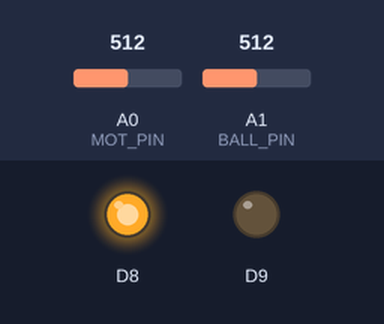
This sketch was run on a simulated Arduino Zero (SAMD21). Shown: output pins drawn as LEDs (lit = HIGH). Inputs (shaded band) come from the test bench; at power-on: A0 (MOT_PIN) = 512, A1 (BALL_PIN) = 512 (analog values on the 0–1023 scale). What the sketch prints to the serial monitor is not drawn.

Above: at 1.5 s.
1.6 s: A0 (MOT_PIN) set to 427
3.1 s: A0 (MOT_PIN) set to 396
At 3.9 s:
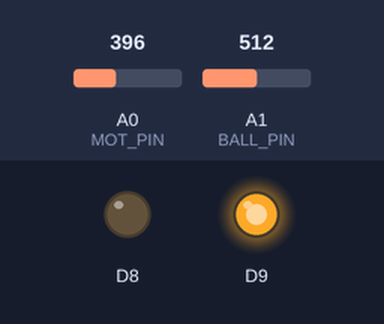
4.6 s: A1 (BALL_PIN) set to 306
At 4.95 s:
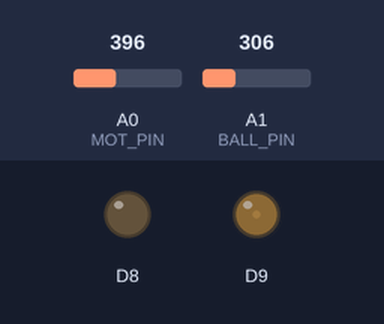
6.6 s: A1 (BALL_PIN) set to 122
9.6 s: A0 (MOT_PIN) set to 306
At 10.0 s:
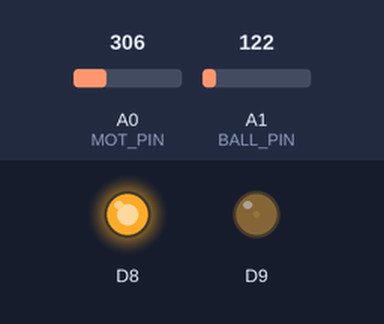
12.6 s: A1 (BALL_PIN) set to 0
At 14.9 s:
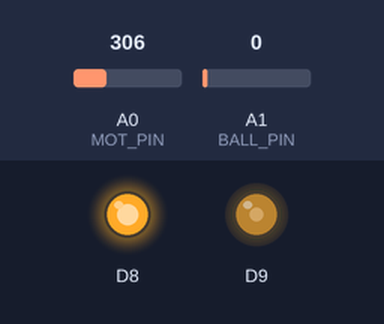
Timing chart, 0 to 31.8 s (numbered marks = the images above; inputs shaded):
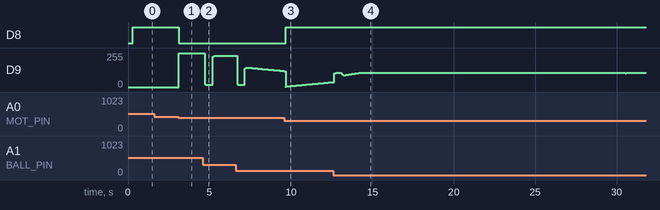

The sketch:

Lab3.ino
```cpp
#include <Arduino.h>
#include "geeWhiz.h"
#include "config.h"
#include "helpers.h"

void setup() {
  analogReadResolution(14);
  Serial.begin(115200);
  delay(300);

  geeWhizBegin();
  setMotorVoltage(0.0f);

  // // wait for MATLAB start byte
  // while (Serial.available() == 0) {}
  // Serial.read();

  set_control_interval_ms(CONTROL_INTERVAL_MS);
}

void loop() {
  // control runs in the timer interrupt
}

void interval_control_code(void) {

  float y_ref = getReference();          // ball reference (m)
  float theta = readGearAngle();         // gear angle (rad)
  float y     = readBallPosition();      // ball position (m)

  // Outer loop: ball position to gear angle reference
  float theta_ref_unsat;
  float theta_ref_sat = runOuterController(y_ref, y, theta_ref_unsat);

  // Inner loop: gear angle to motor voltage
  float V = runController(theta_ref_sat, theta);

  setMotorVoltage(V);
  logData(y_ref, y, theta_ref_unsat, theta_ref_sat, theta, V);
}
```

helpers.h
```cpp
#ifndef HELPERS_H
#define HELPERS_H

#include <Arduino.h>
#include "config.h"

static float saturate(float val, float limit) {
  if (val >  limit) return  limit;
  if (val < -limit) return -limit;
  return val;
}

// Square wave reference (m)
static float getReference() {
  static unsigned long lastSwitch = 0;
  static bool refHigh = false;
  static bool started = false;

  unsigned long now = millis();
  if (!started) {
    lastSwitch = now;
    started = true;
  }
  if (now - lastSwitch >= HALF_PERIOD_MS) {
    refHigh = !refHigh;
    lastSwitch = now;
  }
  return refHigh ? Y_HIGH : Y_LOW;
}

// Filtered gear angle (rad)
static float readGearAngle() {
  static float filteredRaw = 0.0f;
  static bool primed = false;

  int raw = analogRead(MOT_PIN);
  if (!primed) {
    filteredRaw = raw;
    primed = true;
  } else {
    filteredRaw = FILTER_ALPHA * raw + (1.0f - FILTER_ALPHA) * filteredRaw;
  }
  return M_THETA * filteredRaw + OFFSET_THETA;
}

// Filtered ball position (m)
static float readBallPosition() {
  static float filteredRaw = 0.0f;
  static bool primed = false;

  int raw = analogRead(BALL_PIN);
  if (!primed) {
    filteredRaw = raw;
    primed = true;
  } else {
    filteredRaw = FILTER_ALPHA * raw + (1.0f - FILTER_ALPHA) * filteredRaw;
  }
  return M_Y * filteredRaw + OFFSET_Y;
}

// Constant beam angle offset toward the setpoint, off inside the band
static float stictionOffset(float y_ref, double e) {
  float band = (y_ref < 0.175f) ? 0.004f : 0.007f;   // m
  if (fabs(e) <= band) return 0.0f;
  return (e > 0.0) ? -STICTION_BEAM : STICTION_BEAM;
}

// Outer controller D2(z) plus ball stiction offset.
// Returns the saturated gear angle reference.
// theta_ref_unsat is the value before the saturator, offset included.
static float runOuterController(float y_ref, float y, float &theta_ref_unsat) {
  static double e1 = 0.0, e2 = 0.0, e3 = 0.0;   // e[k-1], e[k-2], e[k-3]
  static double u1 = 0.0, u2 = 0.0, u3 = 0.0;   // u[k-1], u[k-2], u[k-3]

  double e = (double)y_ref - (double)y;
  double u = (n3o * e + n2o * e1 + n1o * e2 + n0o * e3
              - m2o * u1 - m1o * u2 - m0o * u3) / m3o;

  e3 = e2;  e2 = e1;  e1 = e;
  u3 = u2;  u2 = u1;  u1 = u;     // offset is not stored here

  float as = stictionOffset(y_ref, e);

  float theta_total = (float)u + as;
  theta_ref_unsat = theta_total;
  return saturate(theta_total, THETA_REF_LIMIT);
}

// Inner controller D1(z), returns motor voltage
static float runController(float theta_ref, float theta) {
  static float e_prev = 0.0f;
  static float u_prev = 0.0f;

  // Motor off outside +/- THETA_LIMIT
  if (theta > THETA_LIMIT || theta < -THETA_LIMIT) {
    return 0.0f;
  }

  float e = theta_ref - theta;
  float u = (n1i * e + n0i * e_prev - m0i * u_prev) / m1i;

  e_prev = e;
  u_prev = u;

  // Add stiction offset (not fed back into the controller)
  float V = u;
  if (u > 0.0f) V += STICTION_CW;
  if (u < 0.0f) V -= STICTION_CCW;
  return V;
}

// Columns: time (us), y_ref, y, theta_ref (unsat), theta_ref (sat), theta, V
static void logData(float y_ref, float y, float theta_ref_unsat,
                    float theta_ref_sat, float theta, float V) {
  static int counter = 0;
  if (++counter < LOG_DECIMATION) return;
  counter = 0;

  Serial.print(micros());           Serial.print(",");
  Serial.print(y_ref, 4);           Serial.print(",");
  Serial.print(y, 4);               Serial.print(",");
  Serial.print(theta_ref_unsat, 4); Serial.print(",");
  Serial.print(theta_ref_sat, 4);   Serial.print(",");
  Serial.print(theta, 4);           Serial.print(",");
  Serial.println(V, 4);
}

#endif
```

config.h
```cpp
#ifndef CONFIG_H
#define CONFIG_H

// Pins
const int MOT_PIN    = A0;   // motor gear angle sensor
const int BALL_PIN   = A1;   // ball position sensor

// Timing
const int   CONTROL_INTERVAL_MS = 1;

// Gear angle: rad = M_THETA * reading + OFFSET_THETA (Lab 1c)
const double M_THETA      = -3.464482414633648e-04f;
const double OFFSET_THETA =  1.489727438292469f;

// Ball position: m = M_Y * reading + OFFSET_Y (Lab 2e)
const double M_Y      =  2.443047606934512e-05f;
const double OFFSET_Y = -0.016192042846546f;

const float FILTER_ALPHA = 0.25f;

// Motor stiction offsets with beam attached (Lab 2d)
const float STICTION_CW  = -0.05f;
const float STICTION_CCW =  0.40f;

// Ball stiction offset on the gear angle (Lab 3e)
const float STICTION_BEAM = 0.1f;   // rad

// Ball position reference (m)
const float Y_LOW  = 0.10f;
const float Y_HIGH = 0.25f;
const unsigned long HALF_PERIOD_MS = 15000;   // 30 s period, 50% duty

// Safety limit and gear angle saturator
const float THETA_LIMIT     = 0.8f;   // motor off beyond this angle (rad)
const float THETA_REF_LIMIT = 0.7f;   // limit on theta_ref (rad)

// Inner controller D1(z) = (n1i z + n0i) / (m1i z + m0i)
// Forward Euler, T = 0.001 s. Values from MATLAB (format long).
const double n1i = -3.462970705995644;
const double n0i =  3.317894430084641;

const double m1i =  1.000000000000000;
const double m0i = -0.972000000000000;

// Outer controller D2(z) = (n3o z^3 + n2o z^2 + n1o z + n0o) / (m3o z^3 + m2o z^2 + m1o z + m0o)
// Forward Euler, T = 0.001 s. Poles: -0.4 +/- j0.1315, -2.5, -5, -10.
// Values from MATLAB (format long).
const double n3o =  0.000000000000000;
const double n2o = -0.672367610667031;
const double n1o =  1.344343167508085;
const double n0o = -0.671975632055217;

const double m3o =  1.000000000000000;
const double m2o = -2.981700000000000;
const double m1o =  2.963501677285318;
const double m0o = -0.981801677285319;

// Log every 5th tick (5 ms)
const int LOG_DECIMATION = 5;

#endif
```

Measured:
- the behaviour switches between 414 and 413 on A0 (MOT_PIN) (found by bisection; images 0 and 1)
- after the input at 3.1 s, D8: HIGH → LOW at once; D9: 0/255 → 252/255 at once
- after the input at 9.6 s, D8: LOW → HIGH after 0.08 s
- after the input at 12.6 s, D8: stays HIGH (without the input it goes to LOW after 17.8 s)
